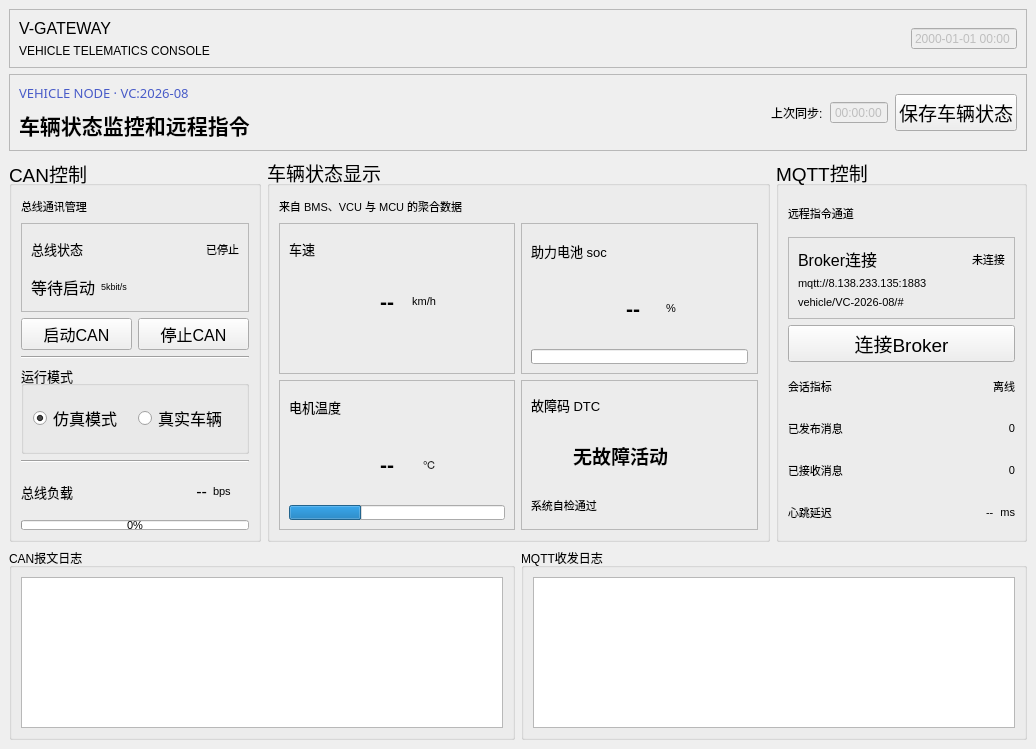
<?xml version="1.0" encoding="UTF-8"?>
<ui version="4.0">
 <class>MainWindow</class>
 <widget class="QMainWindow" name="MainWindow">
  <property name="geometry">
   <rect>
    <x>0</x>
    <y>0</y>
    <width>1036</width>
    <height>749</height>
   </rect>
  </property>
  <property name="windowTitle">
   <string>MainWindow</string>
  </property>
  <widget class="QWidget" name="centralwidget">
   <layout class="QVBoxLayout" name="verticalLayout_2" stretch="1,1,8,4">
    <item>
     <widget class="QFrame" name="frame_14">
      <property name="frameShape">
       <enum>QFrame::StyledPanel</enum>
      </property>
      <property name="frameShadow">
       <enum>QFrame::Raised</enum>
      </property>
      <layout class="QHBoxLayout" name="horizontalLayout_30">
       <item>
        <layout class="QVBoxLayout" name="verticalLayout_12">
         <item>
          <widget class="QLabel" name="label_61">
           <property name="font">
            <font>
             <pointsize>12</pointsize>
            </font>
           </property>
           <property name="text">
            <string>V-GATEWAY</string>
           </property>
          </widget>
         </item>
         <item>
          <widget class="QLabel" name="label_62">
           <property name="text">
            <string>VEHICLE TELEMATICS CONSOLE</string>
           </property>
          </widget>
         </item>
        </layout>
       </item>
       <item>
        <spacer name="horizontalSpacer_15">
         <property name="orientation">
          <enum>Qt::Horizontal</enum>
         </property>
         <property name="sizeHint" stdset="0">
          <size>
           <width>870</width>
           <height>20</height>
          </size>
         </property>
        </spacer>
       </item>
       <item>
        <widget class="QDateTimeEdit" name="timeedit1">
         <property name="enabled">
          <bool>false</bool>
         </property>
         <property name="alignment">
          <set>Qt::AlignRight|Qt::AlignTrailing|Qt::AlignVCenter</set>
         </property>
         <property name="readOnly">
          <bool>true</bool>
         </property>
         <property name="buttonSymbols">
          <enum>QAbstractSpinBox::NoButtons</enum>
         </property>
         <property name="displayFormat">
          <string>yyyy-MM-dd HH:mm</string>
         </property>
        </widget>
       </item>
      </layout>
     </widget>
    </item>
    <item>
     <widget class="QFrame" name="frame_15">
      <property name="frameShape">
       <enum>QFrame::StyledPanel</enum>
      </property>
      <property name="frameShadow">
       <enum>QFrame::Raised</enum>
      </property>
      <layout class="QGridLayout" name="gridLayout_9">
       <item row="0" column="0">
        <layout class="QHBoxLayout" name="horizontalLayout" stretch="0,0,0,0,0">
         <property name="spacing">
          <number>7</number>
         </property>
         <item>
          <layout class="QVBoxLayout" name="verticalLayout">
           <item>
            <widget class="QLabel" name="label">
             <property name="palette">
              <palette>
               <active>
                <colorrole role="WindowText">
                 <brush brushstyle="SolidPattern">
                  <color alpha="255">
                   <red>72</red>
                   <green>91</green>
                   <blue>200</blue>
                  </color>
                 </brush>
                </colorrole>
               </active>
               <inactive>
                <colorrole role="WindowText">
                 <brush brushstyle="SolidPattern">
                  <color alpha="255">
                   <red>72</red>
                   <green>91</green>
                   <blue>200</blue>
                  </color>
                 </brush>
                </colorrole>
               </inactive>
               <disabled/>
              </palette>
             </property>
             <property name="font">
              <font>
               <family>黑体</family>
               <pointsize>10</pointsize>
               <bold>false</bold>
              </font>
             </property>
             <property name="text">
              <string>VEHICLE NODE · VC:2026-08</string>
             </property>
            </widget>
           </item>
           <item>
            <widget class="QLabel" name="label_2">
             <property name="font">
              <font>
               <family>宋体</family>
               <pointsize>16</pointsize>
               <bold>true</bold>
              </font>
             </property>
             <property name="text">
              <string>车辆状态监控和远程指令</string>
             </property>
            </widget>
           </item>
          </layout>
         </item>
         <item>
          <spacer name="horizontalSpacer">
           <property name="orientation">
            <enum>Qt::Horizontal</enum>
           </property>
           <property name="sizeHint" stdset="0">
            <size>
             <width>40</width>
             <height>20</height>
            </size>
           </property>
          </spacer>
         </item>
         <item>
          <widget class="QLabel" name="label_3">
           <property name="text">
            <string>上次同步:</string>
           </property>
          </widget>
         </item>
         <item>
          <widget class="QTimeEdit" name="timeedit2">
           <property name="enabled">
            <bool>false</bool>
           </property>
           <property name="buttonSymbols">
            <enum>QAbstractSpinBox::NoButtons</enum>
           </property>
           <property name="currentSection">
            <enum>QDateTimeEdit::HourSection</enum>
           </property>
           <property name="displayFormat">
            <string>HH:mm:ss</string>
           </property>
          </widget>
         </item>
         <item>
          <widget class="QPushButton" name="pushButton">
           <property name="font">
            <font>
             <pointsize>14</pointsize>
            </font>
           </property>
           <property name="text">
            <string>保存车辆状态</string>
           </property>
          </widget>
         </item>
        </layout>
       </item>
      </layout>
     </widget>
    </item>
    <item>
     <layout class="QHBoxLayout" name="horizontalLayout_2" stretch="1,2,1">
      <item>
       <widget class="QGroupBox" name="boxleft">
        <property name="font">
         <font>
          <pointsize>14</pointsize>
         </font>
        </property>
        <property name="title">
         <string>CAN控制</string>
        </property>
        <property name="alignment">
         <set>Qt::AlignLeading|Qt::AlignLeft|Qt::AlignVCenter</set>
        </property>
        <layout class="QVBoxLayout" name="verticalLayout_4" stretch="0,2,2,0,2,0,1,1">
         <item>
          <layout class="QHBoxLayout" name="horizontalLayout_7" stretch="2,2,1">
           <item>
            <widget class="QLabel" name="label_12">
             <property name="font">
              <font>
               <pointsize>8</pointsize>
              </font>
             </property>
             <property name="text">
              <string>总线通讯管理</string>
             </property>
            </widget>
           </item>
           <item>
            <spacer name="horizontalSpacer_4">
             <property name="orientation">
              <enum>Qt::Horizontal</enum>
             </property>
             <property name="sizeHint" stdset="0">
              <size>
               <width>40</width>
               <height>20</height>
              </size>
             </property>
            </spacer>
           </item>
           <item>
            <widget class="QLabel" name="label_13">
             <property name="text">
              <string/>
             </property>
            </widget>
           </item>
          </layout>
         </item>
         <item>
          <widget class="QFrame" name="frame">
           <property name="frameShape">
            <enum>QFrame::StyledPanel</enum>
           </property>
           <property name="frameShadow">
            <enum>QFrame::Raised</enum>
           </property>
           <layout class="QGridLayout" name="gridLayout">
            <item row="0" column="1">
             <spacer name="horizontalSpacer_2">
              <property name="orientation">
               <enum>Qt::Horizontal</enum>
              </property>
              <property name="sizeHint" stdset="0">
               <size>
                <width>90</width>
                <height>20</height>
               </size>
              </property>
             </spacer>
            </item>
            <item row="0" column="2">
             <widget class="QLabel" name="label_yunxingzhuangtai">
              <property name="font">
               <font>
                <pointsize>8</pointsize>
               </font>
              </property>
              <property name="text">
               <string>已停止</string>
              </property>
              <property name="alignment">
               <set>Qt::AlignRight|Qt::AlignTrailing|Qt::AlignVCenter</set>
              </property>
             </widget>
            </item>
            <item row="1" column="1">
             <widget class="QLabel" name="label_7">
              <property name="font">
               <font>
                <pointsize>7</pointsize>
               </font>
              </property>
              <property name="text">
               <string>5kbit/s</string>
              </property>
              <property name="alignment">
               <set>Qt::AlignLeading|Qt::AlignLeft|Qt::AlignVCenter</set>
              </property>
             </widget>
            </item>
            <item row="1" column="2">
             <spacer name="horizontalSpacer_3">
              <property name="orientation">
               <enum>Qt::Horizontal</enum>
              </property>
              <property name="sizeHint" stdset="0">
               <size>
                <width>90</width>
                <height>20</height>
               </size>
              </property>
             </spacer>
            </item>
            <item row="0" column="0" rowspan="2">
             <layout class="QVBoxLayout" name="verticalLayout_3">
              <item>
               <widget class="QLabel" name="label_5">
                <property name="font">
                 <font>
                  <pointsize>10</pointsize>
                 </font>
                </property>
                <property name="text">
                 <string>总线状态</string>
                </property>
                <property name="alignment">
                 <set>Qt::AlignLeading|Qt::AlignLeft|Qt::AlignVCenter</set>
                </property>
               </widget>
              </item>
              <item>
               <widget class="QLabel" name="label_zongxianzhuangtai">
                <property name="font">
                 <font>
                  <pointsize>12</pointsize>
                 </font>
                </property>
                <property name="text">
                 <string>等待启动</string>
                </property>
               </widget>
              </item>
             </layout>
            </item>
           </layout>
          </widget>
         </item>
         <item>
          <layout class="QHBoxLayout" name="horizontalLayout_4">
           <item>
            <widget class="QPushButton" name="btn_qidongcan">
             <property name="font">
              <font>
               <pointsize>12</pointsize>
              </font>
             </property>
             <property name="text">
              <string>启动CAN</string>
             </property>
            </widget>
           </item>
           <item>
            <widget class="QPushButton" name="btn_tingzhican">
             <property name="font">
              <font>
               <pointsize>12</pointsize>
              </font>
             </property>
             <property name="text">
              <string>停止CAN</string>
             </property>
            </widget>
           </item>
          </layout>
         </item>
         <item>
          <widget class="Line" name="line">
           <property name="orientation">
            <enum>Qt::Horizontal</enum>
           </property>
          </widget>
         </item>
         <item>
          <widget class="QGroupBox" name="groupBox_6">
           <property name="font">
            <font>
             <pointsize>10</pointsize>
            </font>
           </property>
           <property name="title">
            <string>运行模式</string>
           </property>
           <layout class="QGridLayout" name="gridLayout_2">
            <item row="0" column="0">
             <layout class="QHBoxLayout" name="horizontalLayout_5">
              <item>
               <widget class="QRadioButton" name="radionbtn_fangzhengmoshi">
                <property name="font">
                 <font>
                  <pointsize>12</pointsize>
                 </font>
                </property>
                <property name="text">
                 <string>仿真模式</string>
                </property>
                <property name="checked">
                 <bool>true</bool>
                </property>
               </widget>
              </item>
              <item>
               <widget class="QRadioButton" name="radiobtn_zhenshicheliang">
                <property name="font">
                 <font>
                  <pointsize>12</pointsize>
                 </font>
                </property>
                <property name="text">
                 <string>真实车辆</string>
                </property>
               </widget>
              </item>
             </layout>
            </item>
           </layout>
          </widget>
         </item>
         <item>
          <widget class="Line" name="line_2">
           <property name="orientation">
            <enum>Qt::Horizontal</enum>
           </property>
          </widget>
         </item>
         <item>
          <layout class="QHBoxLayout" name="horizontalLayout_6" stretch="3,2,1">
           <item>
            <widget class="QLabel" name="label_9">
             <property name="font">
              <font>
               <pointsize>10</pointsize>
              </font>
             </property>
             <property name="text">
              <string>总线负载</string>
             </property>
            </widget>
           </item>
           <item>
            <widget class="QLabel" name="label_zhenlv">
             <property name="font">
              <font>
               <pointsize>12</pointsize>
              </font>
             </property>
             <property name="text">
              <string>--</string>
             </property>
             <property name="alignment">
              <set>Qt::AlignRight|Qt::AlignTrailing|Qt::AlignVCenter</set>
             </property>
            </widget>
           </item>
           <item>
            <widget class="QLabel" name="label_6">
             <property name="font">
              <font>
               <pointsize>8</pointsize>
              </font>
             </property>
             <property name="text">
              <string>bps</string>
             </property>
            </widget>
           </item>
          </layout>
         </item>
         <item>
          <widget class="QProgressBar" name="progressbar_zhenlv">
           <property name="sizePolicy">
            <sizepolicy hsizetype="Minimum" vsizetype="Fixed">
             <horstretch>0</horstretch>
             <verstretch>0</verstretch>
            </sizepolicy>
           </property>
           <property name="minimumSize">
            <size>
             <width>0</width>
             <height>10</height>
            </size>
           </property>
           <property name="maximumSize">
            <size>
             <width>16777215</width>
             <height>10</height>
            </size>
           </property>
           <property name="font">
            <font>
             <pointsize>8</pointsize>
            </font>
           </property>
           <property name="maximum">
            <number>5000</number>
           </property>
           <property name="value">
            <number>0</number>
           </property>
           <property name="textVisible">
            <bool>true</bool>
           </property>
           <property name="orientation">
            <enum>Qt::Horizontal</enum>
           </property>
           <property name="invertedAppearance">
            <bool>false</bool>
           </property>
           <property name="textDirection">
            <enum>QProgressBar::BottomToTop</enum>
           </property>
          </widget>
         </item>
        </layout>
       </widget>
      </item>
      <item>
       <widget class="QGroupBox" name="boxcenter">
        <property name="font">
         <font>
          <pointsize>14</pointsize>
         </font>
        </property>
        <property name="title">
         <string>车辆状态显示</string>
        </property>
        <layout class="QGridLayout" name="gridLayout_11">
         <item row="0" column="0">
          <layout class="QHBoxLayout" name="horizontalLayout_8" stretch="4,2,1">
           <item>
            <widget class="QLabel" name="label_14">
             <property name="font">
              <font>
               <pointsize>8</pointsize>
              </font>
             </property>
             <property name="text">
              <string>来自 BMS、VCU 与 MCU 的聚合数据</string>
             </property>
            </widget>
           </item>
           <item>
            <spacer name="horizontalSpacer_5">
             <property name="orientation">
              <enum>Qt::Horizontal</enum>
             </property>
             <property name="sizeHint" stdset="0">
              <size>
               <width>40</width>
               <height>20</height>
              </size>
             </property>
            </spacer>
           </item>
           <item>
            <widget class="QLabel" name="label_15">
             <property name="text">
              <string/>
             </property>
            </widget>
           </item>
          </layout>
         </item>
         <item row="1" column="0">
          <layout class="QGridLayout" name="gridLayout_10">
           <item row="0" column="0">
            <widget class="QFrame" name="frame_13">
             <property name="frameShape">
              <enum>QFrame::StyledPanel</enum>
             </property>
             <property name="frameShadow">
              <enum>QFrame::Raised</enum>
             </property>
             <layout class="QGridLayout" name="gridLayout_6" rowstretch="1,2,1" columnstretch="1,2,1">
              <item row="0" column="0">
               <widget class="QLabel" name="label_11">
                <property name="font">
                 <font>
                  <pointsize>10</pointsize>
                 </font>
                </property>
                <property name="text">
                 <string>车速</string>
                </property>
               </widget>
              </item>
              <item row="0" column="1" colspan="2">
               <spacer name="horizontalSpacer_16">
                <property name="orientation">
                 <enum>Qt::Horizontal</enum>
                </property>
                <property name="sizeHint" stdset="0">
                 <size>
                  <width>203</width>
                  <height>20</height>
                 </size>
                </property>
               </spacer>
              </item>
              <item row="1" column="0">
               <spacer name="horizontalSpacer_10">
                <property name="orientation">
                 <enum>Qt::Horizontal</enum>
                </property>
                <property name="sizeHint" stdset="0">
                 <size>
                  <width>63</width>
                  <height>20</height>
                 </size>
                </property>
               </spacer>
              </item>
              <item row="1" column="1">
               <layout class="QHBoxLayout" name="horizontalLayout_12" stretch="0,0">
                <item>
                 <widget class="QLabel" name="label_chesu">
                  <property name="font">
                   <font>
                    <pointsize>16</pointsize>
                    <bold>true</bold>
                   </font>
                  </property>
                  <property name="text">
                   <string>--</string>
                  </property>
                  <property name="alignment">
                   <set>Qt::AlignRight|Qt::AlignTrailing|Qt::AlignVCenter</set>
                  </property>
                 </widget>
                </item>
                <item>
                 <widget class="QLabel" name="label_19">
                  <property name="font">
                   <font>
                    <pointsize>8</pointsize>
                   </font>
                  </property>
                  <property name="text">
                   <string>km/h</string>
                  </property>
                  <property name="alignment">
                   <set>Qt::AlignCenter</set>
                  </property>
                 </widget>
                </item>
               </layout>
              </item>
              <item row="1" column="2">
               <spacer name="horizontalSpacer_11">
                <property name="orientation">
                 <enum>Qt::Horizontal</enum>
                </property>
                <property name="sizeHint" stdset="0">
                 <size>
                  <width>63</width>
                  <height>20</height>
                 </size>
                </property>
               </spacer>
              </item>
              <item row="2" column="0" colspan="3">
               <spacer name="horizontalSpacer_12">
                <property name="orientation">
                 <enum>Qt::Horizontal</enum>
                </property>
                <property name="sizeHint" stdset="0">
                 <size>
                  <width>276</width>
                  <height>20</height>
                 </size>
                </property>
               </spacer>
              </item>
             </layout>
            </widget>
           </item>
           <item row="0" column="1">
            <widget class="QFrame" name="frame_3">
             <property name="frameShape">
              <enum>QFrame::StyledPanel</enum>
             </property>
             <property name="frameShadow">
              <enum>QFrame::Raised</enum>
             </property>
             <layout class="QGridLayout" name="gridLayout_5" rowstretch="1,2,1" columnstretch="1,2,1,1">
              <item row="0" column="0" colspan="2">
               <widget class="QLabel" name="label_21">
                <property name="font">
                 <font>
                  <pointsize>10</pointsize>
                 </font>
                </property>
                <property name="text">
                 <string>助力电池 soc</string>
                </property>
               </widget>
              </item>
              <item row="0" column="2" colspan="2">
               <spacer name="horizontalSpacer_7">
                <property name="orientation">
                 <enum>Qt::Horizontal</enum>
                </property>
                <property name="sizeHint" stdset="0">
                 <size>
                  <width>168</width>
                  <height>20</height>
                 </size>
                </property>
               </spacer>
              </item>
              <item row="1" column="0">
               <spacer name="horizontalSpacer_8">
                <property name="orientation">
                 <enum>Qt::Horizontal</enum>
                </property>
                <property name="sizeHint" stdset="0">
                 <size>
                  <width>98</width>
                  <height>20</height>
                 </size>
                </property>
               </spacer>
              </item>
              <item row="1" column="1" colspan="2">
               <layout class="QHBoxLayout" name="horizontalLayout_13">
                <property name="spacing">
                 <number>0</number>
                </property>
                <item>
                 <widget class="QLabel" name="label_dianchi">
                  <property name="font">
                   <font>
                    <pointsize>16</pointsize>
                    <bold>true</bold>
                   </font>
                  </property>
                  <property name="text">
                   <string>--</string>
                  </property>
                  <property name="alignment">
                   <set>Qt::AlignRight|Qt::AlignTrailing|Qt::AlignVCenter</set>
                  </property>
                 </widget>
                </item>
                <item>
                 <widget class="QLabel" name="label_23">
                  <property name="font">
                   <font>
                    <pointsize>8</pointsize>
                   </font>
                  </property>
                  <property name="text">
                   <string>%</string>
                  </property>
                  <property name="alignment">
                   <set>Qt::AlignCenter</set>
                  </property>
                 </widget>
                </item>
               </layout>
              </item>
              <item row="1" column="3">
               <spacer name="horizontalSpacer_9">
                <property name="orientation">
                 <enum>Qt::Horizontal</enum>
                </property>
                <property name="sizeHint" stdset="0">
                 <size>
                  <width>52</width>
                  <height>20</height>
                 </size>
                </property>
               </spacer>
              </item>
              <item row="2" column="0" colspan="4">
               <widget class="QProgressBar" name="progressBar_3">
                <property name="sizePolicy">
                 <sizepolicy hsizetype="Minimum" vsizetype="Fixed">
                  <horstretch>0</horstretch>
                  <verstretch>0</verstretch>
                 </sizepolicy>
                </property>
                <property name="minimumSize">
                 <size>
                  <width>0</width>
                  <height>12</height>
                 </size>
                </property>
                <property name="maximumSize">
                 <size>
                  <width>16777215</width>
                  <height>15</height>
                 </size>
                </property>
                <property name="value">
                 <number>0</number>
                </property>
                <property name="textVisible">
                 <bool>false</bool>
                </property>
                <property name="textDirection">
                 <enum>QProgressBar::TopToBottom</enum>
                </property>
               </widget>
              </item>
             </layout>
            </widget>
           </item>
           <item row="1" column="0">
            <widget class="QFrame" name="frame_8">
             <property name="frameShape">
              <enum>QFrame::StyledPanel</enum>
             </property>
             <property name="frameShadow">
              <enum>QFrame::Raised</enum>
             </property>
             <layout class="QGridLayout" name="gridLayout_7" rowstretch="1,2,1" columnstretch="1,1,2,1">
              <item row="0" column="0" colspan="2">
               <widget class="QLabel" name="label_24">
                <property name="font">
                 <font>
                  <pointsize>10</pointsize>
                 </font>
                </property>
                <property name="text">
                 <string>电机温度</string>
                </property>
               </widget>
              </item>
              <item row="0" column="2" colspan="2">
               <spacer name="horizontalSpacer_17">
                <property name="orientation">
                 <enum>Qt::Horizontal</enum>
                </property>
                <property name="sizeHint" stdset="0">
                 <size>
                  <width>203</width>
                  <height>20</height>
                 </size>
                </property>
               </spacer>
              </item>
              <item row="1" column="0">
               <spacer name="horizontalSpacer_18">
                <property name="orientation">
                 <enum>Qt::Horizontal</enum>
                </property>
                <property name="sizeHint" stdset="0">
                 <size>
                  <width>65</width>
                  <height>28</height>
                 </size>
                </property>
               </spacer>
              </item>
              <item row="1" column="1" colspan="2">
               <layout class="QHBoxLayout" name="horizontalLayout_14" stretch="0,0">
                <item>
                 <widget class="QLabel" name="label_dianjiwendu">
                  <property name="font">
                   <font>
                    <pointsize>16</pointsize>
                    <bold>true</bold>
                   </font>
                  </property>
                  <property name="text">
                   <string>--</string>
                  </property>
                  <property name="alignment">
                   <set>Qt::AlignRight|Qt::AlignTrailing|Qt::AlignVCenter</set>
                  </property>
                 </widget>
                </item>
                <item>
                 <widget class="QLabel" name="label_26">
                  <property name="font">
                   <font>
                    <pointsize>8</pointsize>
                   </font>
                  </property>
                  <property name="text">
                   <string>℃</string>
                  </property>
                  <property name="alignment">
                   <set>Qt::AlignCenter</set>
                  </property>
                 </widget>
                </item>
               </layout>
              </item>
              <item row="1" column="3">
               <spacer name="horizontalSpacer_19">
                <property name="orientation">
                 <enum>Qt::Horizontal</enum>
                </property>
                <property name="sizeHint" stdset="0">
                 <size>
                  <width>63</width>
                  <height>20</height>
                 </size>
                </property>
               </spacer>
              </item>
              <item row="2" column="0" colspan="4">
               <widget class="QProgressBar" name="progressBar_2">
                <property name="sizePolicy">
                 <sizepolicy hsizetype="Minimum" vsizetype="Fixed">
                  <horstretch>0</horstretch>
                  <verstretch>0</verstretch>
                 </sizepolicy>
                </property>
                <property name="minimumSize">
                 <size>
                  <width>0</width>
                  <height>12</height>
                 </size>
                </property>
                <property name="maximumSize">
                 <size>
                  <width>16777215</width>
                  <height>15</height>
                 </size>
                </property>
                <property name="minimum">
                 <number>-40</number>
                </property>
                <property name="maximum">
                 <number>150</number>
                </property>
                <property name="value">
                 <number>24</number>
                </property>
                <property name="textVisible">
                 <bool>false</bool>
                </property>
                <property name="orientation">
                 <enum>Qt::Horizontal</enum>
                </property>
                <property name="textDirection">
                 <enum>QProgressBar::BottomToTop</enum>
                </property>
               </widget>
              </item>
             </layout>
            </widget>
           </item>
           <item row="1" column="1">
            <widget class="QFrame" name="frame_4">
             <property name="frameShape">
              <enum>QFrame::StyledPanel</enum>
             </property>
             <property name="frameShadow">
              <enum>QFrame::Raised</enum>
             </property>
             <layout class="QGridLayout" name="gridLayout_8" rowstretch="1,2,1" columnstretch="1,2,1,0">
              <item row="0" column="0" colspan="2">
               <widget class="QLabel" name="label_27">
                <property name="font">
                 <font>
                  <pointsize>10</pointsize>
                 </font>
                </property>
                <property name="text">
                 <string>故障码 DTC</string>
                </property>
               </widget>
              </item>
              <item row="0" column="2" colspan="2">
               <spacer name="horizontalSpacer_20">
                <property name="orientation">
                 <enum>Qt::Horizontal</enum>
                </property>
                <property name="sizeHint" stdset="0">
                 <size>
                  <width>182</width>
                  <height>20</height>
                 </size>
                </property>
               </spacer>
              </item>
              <item row="1" column="0">
               <spacer name="horizontalSpacer_22">
                <property name="orientation">
                 <enum>Qt::Horizontal</enum>
                </property>
                <property name="sizeHint" stdset="0">
                 <size>
                  <width>86</width>
                  <height>20</height>
                 </size>
                </property>
               </spacer>
              </item>
              <item row="1" column="1" colspan="2">
               <widget class="QLabel" name="label_guzhanghuodong">
                <property name="font">
                 <font>
                  <pointsize>14</pointsize>
                  <bold>true</bold>
                 </font>
                </property>
                <property name="text">
                 <string>无故障活动</string>
                </property>
               </widget>
              </item>
              <item row="1" column="3">
               <spacer name="horizontalSpacer_23">
                <property name="orientation">
                 <enum>Qt::Horizontal</enum>
                </property>
                <property name="sizeHint" stdset="0">
                 <size>
                  <width>56</width>
                  <height>20</height>
                 </size>
                </property>
               </spacer>
              </item>
              <item row="2" column="0" colspan="2">
               <widget class="QLabel" name="label_4">
                <property name="font">
                 <font>
                  <pointsize>8</pointsize>
                 </font>
                </property>
                <property name="text">
                 <string>系统自检通过</string>
                </property>
               </widget>
              </item>
              <item row="2" column="2" colspan="2">
               <spacer name="horizontalSpacer_21">
                <property name="orientation">
                 <enum>Qt::Horizontal</enum>
                </property>
                <property name="sizeHint" stdset="0">
                 <size>
                  <width>182</width>
                  <height>20</height>
                 </size>
                </property>
               </spacer>
              </item>
             </layout>
            </widget>
           </item>
          </layout>
         </item>
        </layout>
       </widget>
      </item>
      <item>
       <widget class="QGroupBox" name="groupBox_3">
        <property name="font">
         <font>
          <pointsize>14</pointsize>
         </font>
        </property>
        <property name="title">
         <string>MQTT控制</string>
        </property>
        <layout class="QVBoxLayout" name="verticalLayout_11">
         <item>
          <layout class="QHBoxLayout" name="horizontalLayout_23" stretch="2,2,1">
           <item>
            <widget class="QLabel" name="label_46">
             <property name="font">
              <font>
               <pointsize>8</pointsize>
              </font>
             </property>
             <property name="text">
              <string>远程指令通道</string>
             </property>
            </widget>
           </item>
           <item>
            <spacer name="horizontalSpacer_13">
             <property name="orientation">
              <enum>Qt::Horizontal</enum>
             </property>
             <property name="sizeHint" stdset="0">
              <size>
               <width>40</width>
               <height>20</height>
              </size>
             </property>
            </spacer>
           </item>
           <item>
            <widget class="QLabel" name="label_47">
             <property name="text">
              <string/>
             </property>
            </widget>
           </item>
          </layout>
         </item>
         <item>
          <widget class="QFrame" name="frame_12">
           <property name="frameShape">
            <enum>QFrame::StyledPanel</enum>
           </property>
           <property name="frameShadow">
            <enum>QFrame::Raised</enum>
           </property>
           <layout class="QVBoxLayout" name="verticalLayout_10">
            <item>
             <layout class="QHBoxLayout" name="horizontalLayout_24">
              <item>
               <widget class="QLabel" name="label_48">
                <property name="font">
                 <font>
                  <pointsize>12</pointsize>
                 </font>
                </property>
                <property name="text">
                 <string>Broker连接</string>
                </property>
               </widget>
              </item>
              <item>
               <spacer name="horizontalSpacer_14">
                <property name="orientation">
                 <enum>Qt::Horizontal</enum>
                </property>
                <property name="sizeHint" stdset="0">
                 <size>
                  <width>40</width>
                  <height>20</height>
                 </size>
                </property>
               </spacer>
              </item>
              <item>
               <widget class="QLabel" name="label_mqttlianjiezhuangtai">
                <property name="font">
                 <font>
                  <pointsize>8</pointsize>
                 </font>
                </property>
                <property name="text">
                 <string>未连接</string>
                </property>
               </widget>
              </item>
             </layout>
            </item>
            <item>
             <widget class="QLabel" name="label_50">
              <property name="font">
               <font>
                <pointsize>8</pointsize>
               </font>
              </property>
              <property name="text">
               <string>mqtt://8.138.233.135:1883</string>
              </property>
             </widget>
            </item>
            <item>
             <widget class="QLabel" name="label_51">
              <property name="font">
               <font>
                <pointsize>8</pointsize>
               </font>
              </property>
              <property name="text">
               <string>vehicle/VC-2026-08/#</string>
              </property>
             </widget>
            </item>
           </layout>
          </widget>
         </item>
         <item>
          <widget class="QPushButton" name="btn_mqttlianjie">
           <property name="text">
            <string>连接Broker</string>
           </property>
          </widget>
         </item>
         <item>
          <layout class="QHBoxLayout" name="horizontalLayout_25">
           <item>
            <widget class="QLabel" name="label_52">
             <property name="font">
              <font>
               <pointsize>8</pointsize>
              </font>
             </property>
             <property name="text">
              <string>会话指标</string>
             </property>
            </widget>
           </item>
           <item>
            <widget class="QLabel" name="label_mqttzaixian">
             <property name="font">
              <font>
               <pointsize>8</pointsize>
              </font>
             </property>
             <property name="text">
              <string>离线</string>
             </property>
             <property name="alignment">
              <set>Qt::AlignRight|Qt::AlignTrailing|Qt::AlignVCenter</set>
             </property>
            </widget>
           </item>
          </layout>
         </item>
         <item>
          <layout class="QHBoxLayout" name="horizontalLayout_26">
           <item>
            <widget class="QLabel" name="label_54">
             <property name="font">
              <font>
               <pointsize>8</pointsize>
              </font>
             </property>
             <property name="text">
              <string>已发布消息</string>
             </property>
            </widget>
           </item>
           <item>
            <widget class="QLabel" name="label_mqttfabuxiaoxi">
             <property name="font">
              <font>
               <pointsize>8</pointsize>
              </font>
             </property>
             <property name="text">
              <string>0</string>
             </property>
             <property name="alignment">
              <set>Qt::AlignRight|Qt::AlignTrailing|Qt::AlignVCenter</set>
             </property>
            </widget>
           </item>
          </layout>
         </item>
         <item>
          <layout class="QHBoxLayout" name="horizontalLayout_27">
           <item>
            <widget class="QLabel" name="label_56">
             <property name="font">
              <font>
               <pointsize>8</pointsize>
              </font>
             </property>
             <property name="text">
              <string>已接收消息</string>
             </property>
            </widget>
           </item>
           <item>
            <widget class="QLabel" name="label_mqttdingyuezhuti">
             <property name="font">
              <font>
               <pointsize>8</pointsize>
              </font>
             </property>
             <property name="text">
              <string>0</string>
             </property>
             <property name="alignment">
              <set>Qt::AlignRight|Qt::AlignTrailing|Qt::AlignVCenter</set>
             </property>
            </widget>
           </item>
          </layout>
         </item>
         <item>
          <layout class="QHBoxLayout" name="horizontalLayout_28" stretch="25,1,1">
           <item>
            <widget class="QLabel" name="label_">
             <property name="font">
              <font>
               <pointsize>8</pointsize>
              </font>
             </property>
             <property name="text">
              <string>心跳延迟</string>
             </property>
            </widget>
           </item>
           <item>
            <widget class="QLabel" name="label_mqttxintiaoyanchi">
             <property name="font">
              <font>
               <pointsize>8</pointsize>
              </font>
             </property>
             <property name="text">
              <string>--</string>
             </property>
            </widget>
           </item>
           <item>
            <widget class="QLabel" name="label_59">
             <property name="font">
              <font>
               <pointsize>8</pointsize>
              </font>
             </property>
             <property name="text">
              <string>ms</string>
             </property>
             <property name="alignment">
              <set>Qt::AlignRight|Qt::AlignTrailing|Qt::AlignVCenter</set>
             </property>
            </widget>
           </item>
          </layout>
         </item>
        </layout>
       </widget>
      </item>
     </layout>
    </item>
    <item>
     <layout class="QHBoxLayout" name="horizontalLayout_3">
      <item>
       <widget class="QGroupBox" name="groupBox_4">
        <property name="title">
         <string>CAN报文日志</string>
        </property>
        <layout class="QGridLayout" name="gridLayout_3">
         <item row="0" column="0">
          <widget class="QListWidget" name="listWidgetcan">
           <property name="font">
            <font>
             <pointsize>8</pointsize>
            </font>
           </property>
           <property name="alternatingRowColors">
            <bool>true</bool>
           </property>
          </widget>
         </item>
        </layout>
       </widget>
      </item>
      <item>
       <widget class="QGroupBox" name="groupBox_5">
        <property name="title">
         <string>MQTT收发日志</string>
        </property>
        <layout class="QGridLayout" name="gridLayout_4">
         <item row="0" column="0">
          <widget class="QListWidget" name="listWidgetmqtt">
           <property name="font">
            <font>
             <pointsize>8</pointsize>
            </font>
           </property>
           <property name="alternatingRowColors">
            <bool>true</bool>
           </property>
           <property name="spacing">
            <number>0</number>
           </property>
          </widget>
         </item>
        </layout>
       </widget>
      </item>
     </layout>
    </item>
   </layout>
  </widget>
 </widget>
 <resources/>
 <connections/>
</ui>
